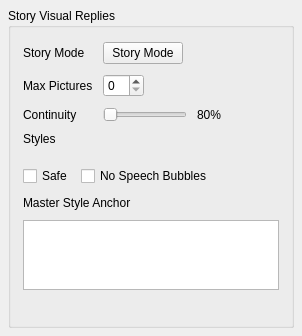
<?xml version="1.0" encoding="UTF-8"?>
<ui version="4.0">
 <class>VisualStorySettingsTab</class>
 <widget class="QScrollArea" name="VisualStorySettingsTab">
  <property name="widgetResizable">
   <bool>true</bool>
  </property>
  <property name="frameShape">
   <enum>QFrame::NoFrame</enum>
  </property>
  <widget class="QWidget" name="visual_story_scroll_contents">
   <property name="geometry">
    <rect>
     <x>0</x>
     <y>0</y>
     <width>900</width>
     <height>650</height>
    </rect>
   </property>
   <layout class="QVBoxLayout" name="root_layout">
    <property name="leftMargin">
     <number>8</number>
    </property>
    <property name="topMargin">
     <number>8</number>
    </property>
    <property name="rightMargin">
     <number>8</number>
    </property>
    <property name="bottomMargin">
     <number>8</number>
    </property>
    <property name="spacing">
     <number>10</number>
    </property>
    <item>
     <widget class="QGroupBox" name="visual_story_group">
      <property name="title">
       <string>Story Visual Replies</string>
      </property>
      <layout class="QVBoxLayout" name="visual_story_group_layout">
       <property name="leftMargin">
        <number>12</number>
       </property>
       <property name="topMargin">
        <number>14</number>
       </property>
       <property name="rightMargin">
        <number>12</number>
       </property>
       <property name="bottomMargin">
        <number>12</number>
       </property>
       <property name="spacing">
        <number>10</number>
       </property>
       <item>
        <layout class="QFormLayout" name="visual_story_form">
         <property name="fieldGrowthPolicy">
          <enum>QFormLayout::FieldsStayAtSizeHint</enum>
         </property>
         <property name="formAlignment">
          <set>Qt::AlignLeading|Qt::AlignLeft|Qt::AlignTop</set>
         </property>
         <property name="labelAlignment">
          <set>Qt::AlignLeading|Qt::AlignLeft|Qt::AlignVCenter</set>
         </property>
         <item row="0" column="0">
          <widget class="QLabel" name="story_mode_label">
           <property name="text">
            <string>Story Mode</string>
           </property>
          </widget>
         </item>
         <item row="0" column="1">
          <widget class="QPushButton" name="visual_story_mode_button">
           <property name="checkable">
            <bool>true</bool>
           </property>
           <property name="text">
            <string>Story Mode</string>
           </property>
          </widget>
         </item>
         <item row="1" column="0">
          <widget class="QLabel" name="max_images_label">
           <property name="text">
            <string>Max Pictures</string>
           </property>
          </widget>
         </item>
         <item row="1" column="1">
          <widget class="QSpinBox" name="visual_story_max_images_spin"/>
         </item>
         <item row="2" column="0">
          <widget class="QLabel" name="continuity_label">
           <property name="text">
            <string>Continuity</string>
           </property>
          </widget>
         </item>
         <item row="2" column="1">
          <layout class="QHBoxLayout" name="continuity_row">
           <item>
            <widget class="QSlider" name="visual_story_continuity_slider">
             <property name="orientation">
              <enum>Qt::Horizontal</enum>
             </property>
            </widget>
           </item>
           <item>
            <widget class="QLabel" name="visual_story_continuity_value_label">
             <property name="minimumWidth">
              <number>52</number>
             </property>
             <property name="alignment">
              <set>Qt::AlignRight|Qt::AlignTrailing|Qt::AlignVCenter</set>
             </property>
             <property name="text">
              <string>80%</string>
             </property>
            </widget>
           </item>
          </layout>
         </item>
        </layout>
       </item>
       <item>
        <widget class="QLabel" name="styles_label">
         <property name="text">
          <string>Styles</string>
         </property>
        </widget>
       </item>
       <item>
        <widget class="QWidget" name="visual_story_theme_widget">
         <layout class="QGridLayout" name="visual_story_theme_grid">
          <property name="leftMargin">
           <number>0</number>
          </property>
          <property name="topMargin">
           <number>0</number>
          </property>
          <property name="rightMargin">
           <number>0</number>
          </property>
          <property name="bottomMargin">
           <number>0</number>
          </property>
          <property name="horizontalSpacing">
           <number>10</number>
          </property>
          <property name="verticalSpacing">
           <number>6</number>
          </property>
         </layout>
        </widget>
       </item>
       <item>
        <layout class="QHBoxLayout" name="guard_row">
         <property name="spacing">
          <number>8</number>
         </property>
         <item>
          <widget class="QCheckBox" name="visual_story_safe_checkbox">
           <property name="text">
            <string>Safe</string>
           </property>
          </widget>
         </item>
         <item>
          <widget class="QCheckBox" name="visual_story_no_speech_bubbles_checkbox">
           <property name="text">
            <string>No Speech Bubbles</string>
           </property>
          </widget>
         </item>
         <item>
          <spacer name="guard_spacer">
           <property name="orientation">
            <enum>Qt::Horizontal</enum>
           </property>
           <property name="sizeHint" stdset="0">
            <size>
             <width>40</width>
             <height>20</height>
            </size>
           </property>
          </spacer>
         </item>
        </layout>
       </item>
       <item>
        <widget class="QLabel" name="master_prompt_label">
         <property name="text">
          <string>Master Style Anchor</string>
         </property>
        </widget>
       </item>
       <item>
        <widget class="QPlainTextEdit" name="visual_story_master_prompt_edit">
         <property name="minimumHeight">
          <number>72</number>
         </property>
         <property name="maximumHeight">
          <number>120</number>
         </property>
        </widget>
       </item>
       <item>
        <widget class="QLabel" name="visual_story_hint_label">
         <property name="styleSheet">
          <string notr="true">color: #8ea3b8; font-size: 11px;</string>
         </property>
         <property name="wordWrap">
          <bool>true</bool>
         </property>
         <property name="text">
          <string/>
         </property>
        </widget>
       </item>
      </layout>
     </widget>
    </item>
    <item>
     <spacer name="root_spacer">
      <property name="orientation">
       <enum>Qt::Vertical</enum>
      </property>
      <property name="sizeHint" stdset="0">
       <size>
        <width>20</width>
        <height>40</height>
       </size>
      </property>
     </spacer>
    </item>
   </layout>
  </widget>
 </widget>
 <resources/>
 <connections/>
</ui>
